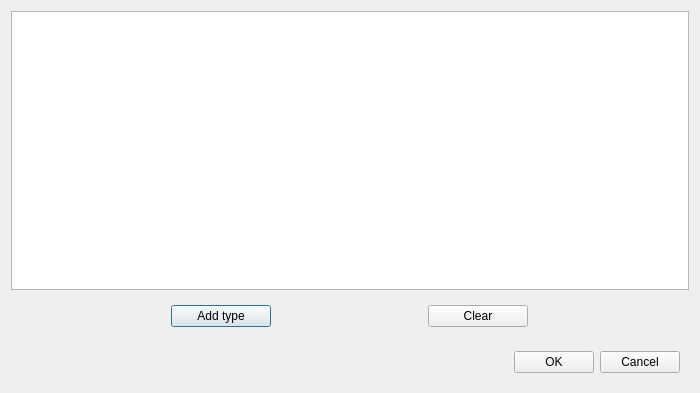
<?xml version="1.0" encoding="UTF-8"?>
<ui version="4.0">
 <class>DiscTypesDialog</class>
 <widget class="QDialog" name="DiscTypesDialog">
  <property name="windowModality">
   <enum>Qt::ApplicationModal</enum>
  </property>
  <property name="geometry">
   <rect>
    <x>0</x>
    <y>0</y>
    <width>700</width>
    <height>393</height>
   </rect>
  </property>
  <property name="windowTitle">
   <string>Disc types distribution</string>
  </property>
  <property name="modal">
   <bool>true</bool>
  </property>
  <layout class="QVBoxLayout" name="verticalLayout">
   <item>
    <widget class="QTableView" name="discDistributionTableView"/>
   </item>
   <item>
    <widget class="QWidget" name="widget_3" native="true">
     <layout class="QHBoxLayout" name="horizontalLayout_3">
      <item>
       <widget class="QPushButton" name="addTypePushButton">
        <property name="maximumSize">
         <size>
          <width>100</width>
          <height>16777215</height>
         </size>
        </property>
        <property name="text">
         <string>Add type</string>
        </property>
       </widget>
      </item>
      <item>
       <widget class="QPushButton" name="clearTypesPushButton">
        <property name="maximumSize">
         <size>
          <width>100</width>
          <height>16777215</height>
         </size>
        </property>
        <property name="text">
         <string>Clear</string>
        </property>
       </widget>
      </item>
     </layout>
    </widget>
   </item>
   <item alignment="Qt::AlignRight">
    <widget class="QWidget" name="widget_2" native="true">
     <layout class="QHBoxLayout" name="horizontalLayout_2">
      <item>
       <widget class="QPushButton" name="okPushButton">
        <property name="text">
         <string>OK</string>
        </property>
       </widget>
      </item>
      <item>
       <widget class="QPushButton" name="cancelPushButton">
        <property name="text">
         <string>Cancel</string>
        </property>
       </widget>
      </item>
     </layout>
    </widget>
   </item>
  </layout>
 </widget>
 <resources/>
 <connections/>
</ui>
